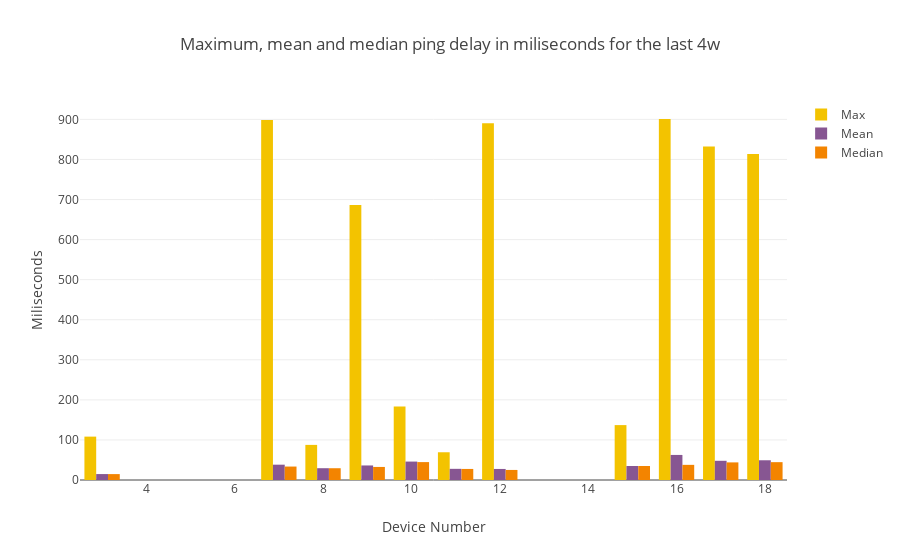

This figure's notebook cell:
### Markdown cell above
Plotting mean and max ping latency results for every reporting result in December.

### Code cell
combined_bar_plot_3traces(xvalues=result_ping_stats["SK_PI"],
                         yvalues1=result_ping_stats["max"],
                         yvalues2=result_ping_stats["mean"],
                         yvalues3=result_ping_stats["median"],
                         name1="Max",
                         name2="Mean",
                         name3="Median",
                         title="Maximum, mean and median ping delay in miliseconds for the last "+time_interval,
                         stack=False)

### Figure 1 — Plotly figure (JSON) as saved in the notebook; plotly's stock layout.template omitted (floating-point values rounded to 4 significant figures)
{"data": [{"marker": {"color": "F3C300"}, "name": "Max", "type": "bar", "x": [3, 7, 8, 9, 10, 11, 12, 15, 16, 17, 18], "y": [108.3, 898.4, 87.63, 686.3, 183.3, 69.22, 890.7, 137.0, 901.0, 832.2, 813.9]}, {"marker": {"color": "875692"}, "name": "Mean", "type": "bar", "x": [3, 7, 8, 9, 10, 11, 12, 15, 16, 17, 18], "y": [14.79, 38.23, 29.43, 36.29, 45.98, 27.88, 27.57, 35.01, 62.58, 47.92, 49.24]}, {"marker": {"color": "F38400"}, "name": "Median", "type": "bar", "x": [3, 7, 8, 9, 10, 11, 12, 15, 16, 17, 18], "y": [14.72, 33.57, 29.36, 32.59, 44.69, 27.61, 25.11, 35.01, 37.8, 43.95, 44.52]}], "layout": {"title": "Maximum, mean and median ping delay in miliseconds for the last 4w", "xaxis": {"title": "Device Number"}, "yaxis": {"title": "Miliseconds"}}}
